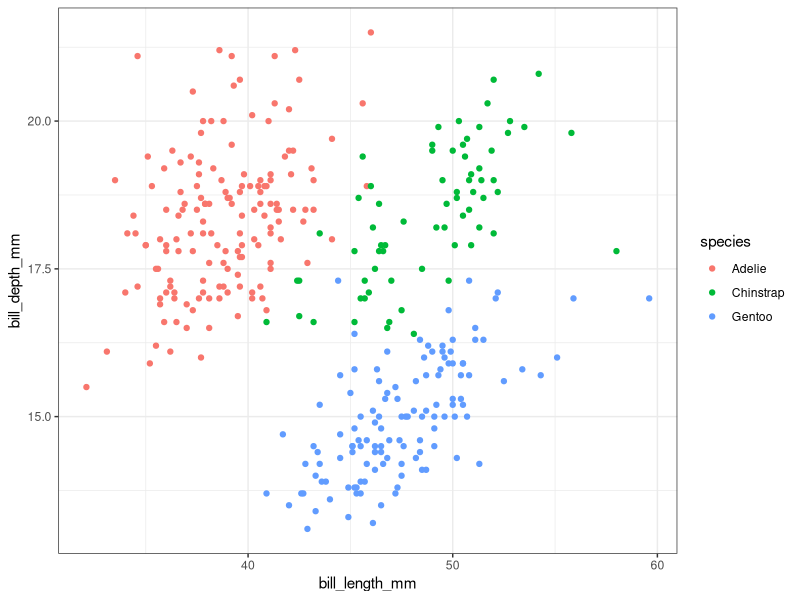

Write R code to recreate this figure.
## ---- chunk 1
#| fig-cap: A figure
library("ggplot2")
library("palmerpenguins")
data(penguins)
ggplot(penguins, aes(x      = bill_length_mm,
                     y      = bill_depth_mm,
                     colour = species)) +
    geom_point() +
    theme_bw()
## ---- chunk 2
#| tbl-cap: A table
penguins[1:20, ]
